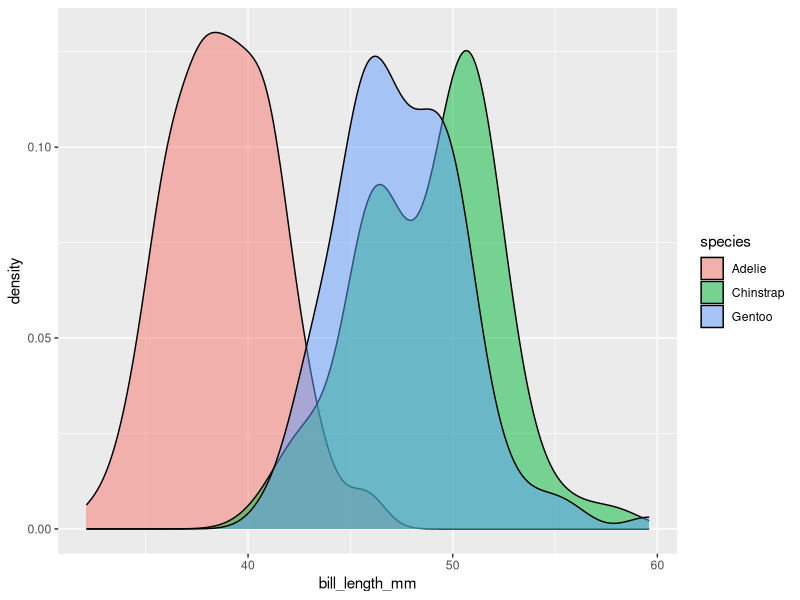

Here is the R script that generated this plot:
## ---- chunk 1
knitr::opts_chunk$set(echo = TRUE)
## ---- chunk 2
#install.packages("palmerpenguins")
library(palmerpenguins)
library(tidyverse)
## ---- chunk 3
ggplot(data = penguins) +
  geom_density(mapping = aes(x = bill_length_mm, fill = species), alpha = 0.5)
